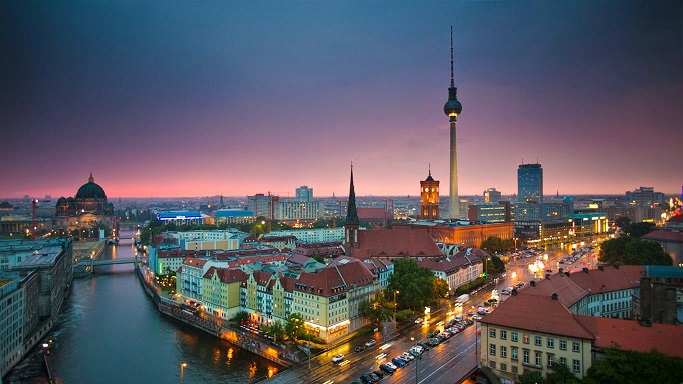
#> input picture berlin.png, 683 x 384 px
$ jupyter execute MNS_2.ipynb   (shell and % lines are left out)
#> lines starting #> are read from the running program, lines starting #| are printed output that depends on the picture
MNS 2
===
Dominik Krzemiński

[cell 1]
import numpy as np
import matplotlib.pyplot as plt
import scipy.signal as ss
import warnings
warnings.filterwarnings('ignore')

### 1. Visual stimulus

[cell 2]
nx, ny = (50, 50)
x = np.linspace(-5, 5, nx)
y = np.linspace(-5, 5, ny)
dx = np.abs(x[-1]-x[-2])
dy = np.abs(x[-1]-x[-2])
xv, yv = np.meshgrid(x, y)

[cell 3]
A     = 1
K     = np.pi
phi   = 0
theta = 0
stim = A*np.cos(K*xv*np.cos(theta) + K*yv*np.sin(theta)- phi)
plt.imshow(stim, extent=[np.min(x),np.max(x),np.min(y),np.max(y)])
plt.title('A:{} K:{:.2f} phi:{:.2f} theta:{:.2f}'.format(A,K,phi,theta))
plt.suptitle('Visual stimulus')
plt.xlabel('x [o]')
plt.ylabel('y [o]')
plt.colorbar()
plt.show()
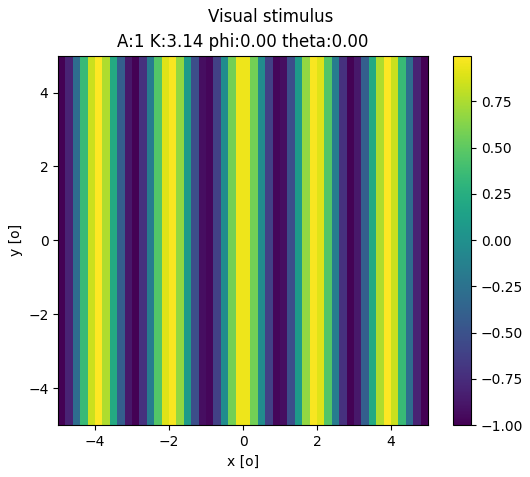
#> figure drawn by matplotlib, 2 panels

With given parameters resultes stimulus has shape of harmonic wave  with period 2 along x axis.

[cell 4]
thetas = np.linspace(-np.pi,np.pi,7)
Kvec = np.linspace(1,10,7)

fig, axes = plt.subplots(len(thetas),len(Kvec), figsize=(16,16))
for e, t in enumerate(thetas):
    for j, k in enumerate(Kvec):
        s = A*np.cos(k*xv*np.cos(t) + k*yv*np.sin(t)- phi)
        axes[e, j].imshow(s, extent=[np.min(x),np.max(x),np.min(y),np.max(y)])
        axes[e, j].set_title('K:{:.2f} theta:{:.2f}'.format(k,t), fontsize=10)
        if j == 0:
            axes[e, j].set_ylabel('y [o]')
        if e == len(Kvec)-1:
            axes[e, j].set_xlabel('x [o]')
        if e != len(Kvec)-1:
            axes[e, j].get_xaxis().set_visible(False)
        if j != 0:
            axes[e, j].get_yaxis().set_visible(False)


plt.suptitle('Visual stimulus', fontsize=16)
plt.show()
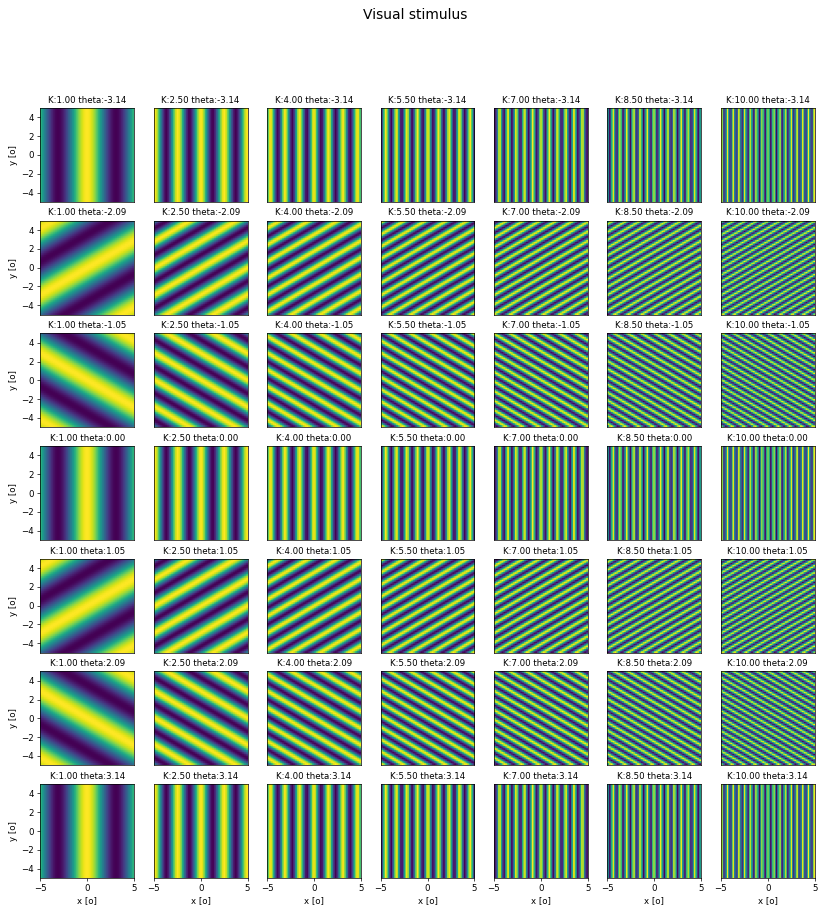
#> figure drawn by matplotlib, 49 panels

The plot above shows how our stimulus varies with respect to two parameters $K$ and $\theta$. $K$ changes in columns and $\theta$ in rows. We can see that $K$ is responsible for increasing frequency of the wave. $\theta$ gives orientation of the stimuli.

### 2. A model of receptive fields

[cell 5]
def gabor(x, y, sig_x, sig_y, K, phi):
    return (np.exp(-(x**2/(2*sig_x**2))-((y**2/(2*sig_y**2))))*np.cos(K*x-phi))/(2*np.pi*sig_x*sig_y)

[cell 6]
sig_x = 2
sig_y = 1
K     = np.pi
phi   = 0

gab = gabor(xv,yv,sig_x,sig_y,K,phi)
plt.imshow(gab, extent=[np.min(x),np.max(x),np.min(y),np.max(y)])
plt.suptitle('Gabor receptive field')
plt.xlabel('x [o]')
plt.ylabel('y [o]')
plt.show()
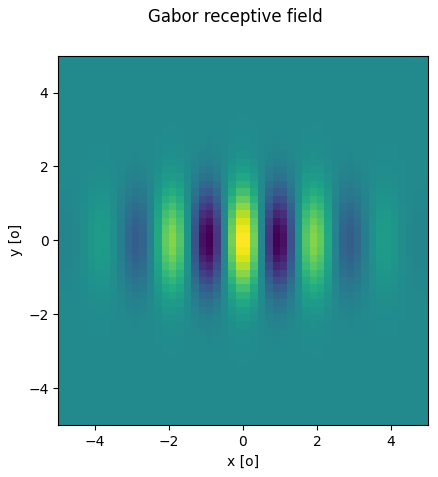
#> figure drawn by matplotlib, 1 panel

b) Optimal stimuli to that receptive field would be horizontal cosinusoidal wave with the same spatial frequency $k$. The neuron with such a receptive field could be found in retina in area responsible for detecting edges. This RF characterize simple cell because it has only real values. Complex cells are then modeled by computing the modulus of complex Gabor responses.

[cell 7]
def response(stim, recfield):
    return dx*dy*np.sum(stim*recfield)
r_s1 = response(stim, gab)
r_s2 = response(np.ones(gab.shape), gab)
print('Response to stimulus: ', r_s1)
print('Response to uniform visual field: ', r_s2)

We see that response to stimulus is much higher than to uniformly distributed visual field. This is due to the fact that the stimulus image has exactly the same orientation and spatial frequency as receptive field. Because of that both positive and negative values of stimulus gives contribution to final response. Something opposite happens in second case. Positive values are strengthened but also impaired by negative parts of RF. Then from symmetry in average we get almost 0.

### 3. Tuning Curve

[cell 8]
thetas = np.linspace(0,2*np.pi,30)
Kvec = np.linspace(0,10,7)
resps = np.zeros(len(thetas))
for e,t in enumerate(thetas):
    s_ = A*np.cos(K*xv*np.cos(t) + K*yv*np.sin(t)- phi)
    resps[e] = response(s_, gab)

plt.plot(thetas, resps)
plt.xlabel('theta')
plt.ylabel('response')
plt.title('Tuning curve')
plt.show()
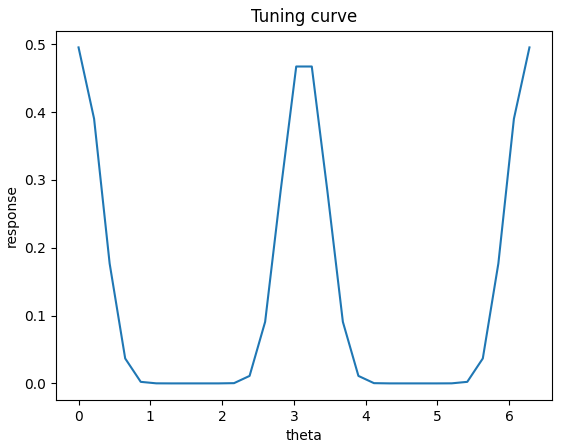
#> figure drawn by matplotlib, 1 panel; curve peaks at x = 0, y = 0.495

[cell 9]
Kvec = np.linspace(0.1,10,100)
resps = np.zeros(len(Kvec))
for e, k in enumerate(Kvec):
    s_ = A*np.cos((K/k)*xv*np.cos(theta) + (K/k)*yv*np.sin(theta)- phi)
    resps[e] = response(s_, gab)

plt.plot(Kvec, resps)
plt.xlabel('K/k')
plt.ylabel('response')
plt.title('Tuning curve')
plt.show()
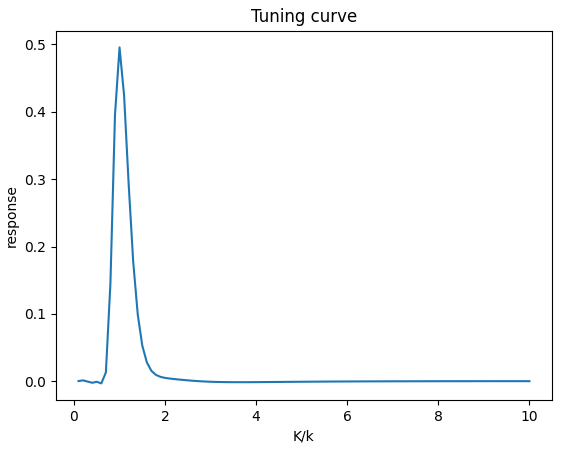
#> figure drawn by matplotlib, 1 panel; curve peaks at x = 1, y = 0.495

[cell 10]
phases = np.linspace(-np.pi,np.pi,100)
resps = np.zeros(len(Kvec))
for e, ph in enumerate(phases):
    s_ = A*np.cos(K*xv*np.cos(theta) + K*yv*np.sin(theta)- ph)
    resps[e] = response(s_, gab)

plt.plot(phases, resps)
plt.xlabel('Phase')
plt.ylabel('response')
plt.title('Tuning curve')
plt.show()
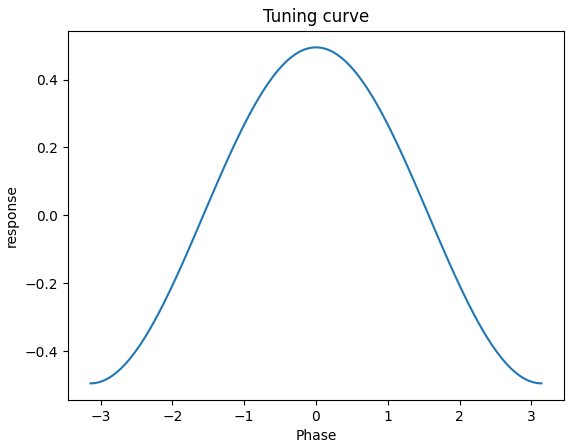
#> figure drawn by matplotlib, 1 panel; curve peaks at x = -0.0317, y = 0.495

From plots above we may conclude that there exists some set of values that gives maximum response. All parameters are strictly related to how our receptive field is defined. For completly different values of parameters decribing Gabor function we would get much different tunning curves.

### 4. Image filtering

[cell 11]
def rgb2gray(rgb):
    return np.dot(rgb[...,:3], [0.299, 0.587, 0.144])
img = plt.imread('berlin.png')
#> img is the input picture: shape (384, 683, 4) float32; mean R, G, B, A 0.355, 0.344, 0.383, 1
img_gr = rgb2gray(img)
#> in rgb2gray, `return np.dot(rgb[...,:3], [0.299, 0.587, 0.144])`:
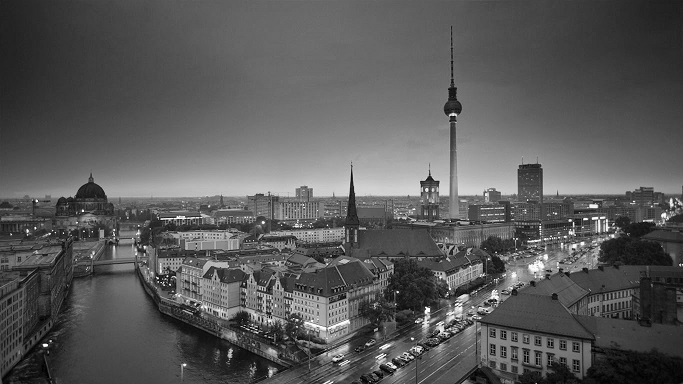
#> returned value: shape (384, 683) float64; min 0.00117, max 1.03, mean 0.363; drawn with min black and max white

[cell 12]
plt.imshow(img_gr, cmap = plt.get_cmap('gray'))
plt.axis('off')
plt.show()

[cell 13]
sig_x = 1./8
sig_y = 1./8
K     = 8*np.pi
phi   = np.pi/2

gab = gabor(xv,yv,sig_x,sig_y,K,phi)

convim = ss.fftconvolve(img_gr, gab, 'same')
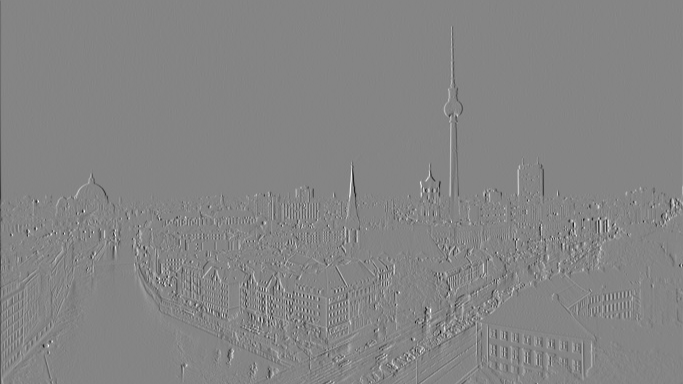
#> convim: shape (384, 683) float64; min -5.54, max 5.07, mean -0.00228; drawn with min black and max white
